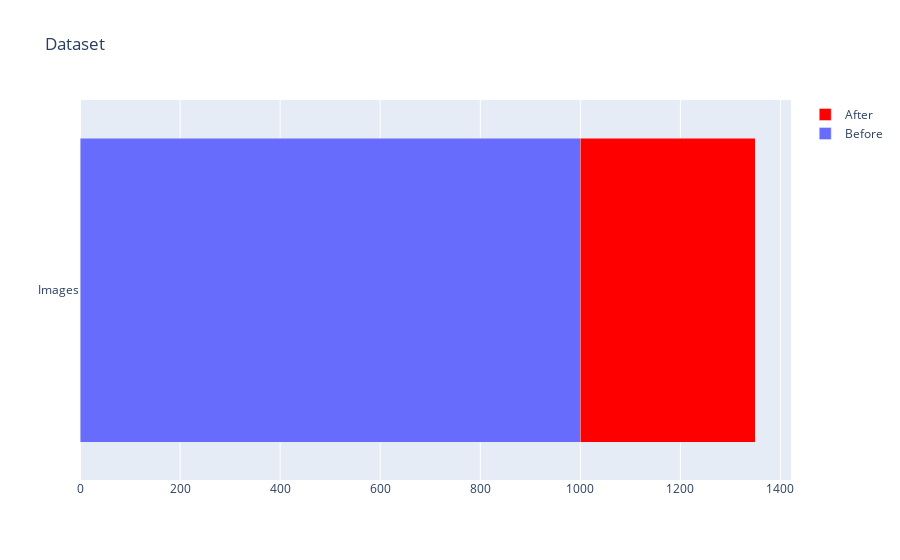

Notebook code cell kept with this figure:
### Markdown cell above
# Dataset size at this step

### Code cell
import plotly.graph_objects as go

# Define data
labels = ['Images']
values = [1000, 350]

# Define colors
colors = ['rgb(104,108,252)', 'rgb(255, 0, 0)']

# Create horizontal stacked bar chart
fig = go.Figure()

# Add the blue segment
fig.add_trace(go.Bar(y=labels, x=[1000], orientation='h', marker_color=colors[0], name='Before'))

# Add the red segment
fig.add_trace(go.Bar(y=labels, x=[350], orientation='h', marker_color=colors[1], name='After'))

# Update layout
fig.update_layout(title_text='Dataset', barmode='stack')

# Show the chart
fig.show()

### Figure 1 — Plotly figure (JSON) as saved in the notebook; plotly's stock layout.template omitted (floating-point values rounded to 4 significant figures)
{"data": [{"marker": {"color": "rgb(104,108,252)"}, "name": "Before", "orientation": "h", "type": "bar", "x": [1000], "y": ["Images"]}, {"marker": {"color": "rgb(255, 0, 0)"}, "name": "After", "orientation": "h", "type": "bar", "x": [350], "y": ["Images"]}], "layout": {"autosize": true, "barmode": "stack", "title": {"text": "Dataset"}, "xaxis": {"autorange": true, "range": [0, 1421.0], "type": "linear"}, "yaxis": {"autorange": true, "range": [-0.5, 0.5], "type": "category"}}}
